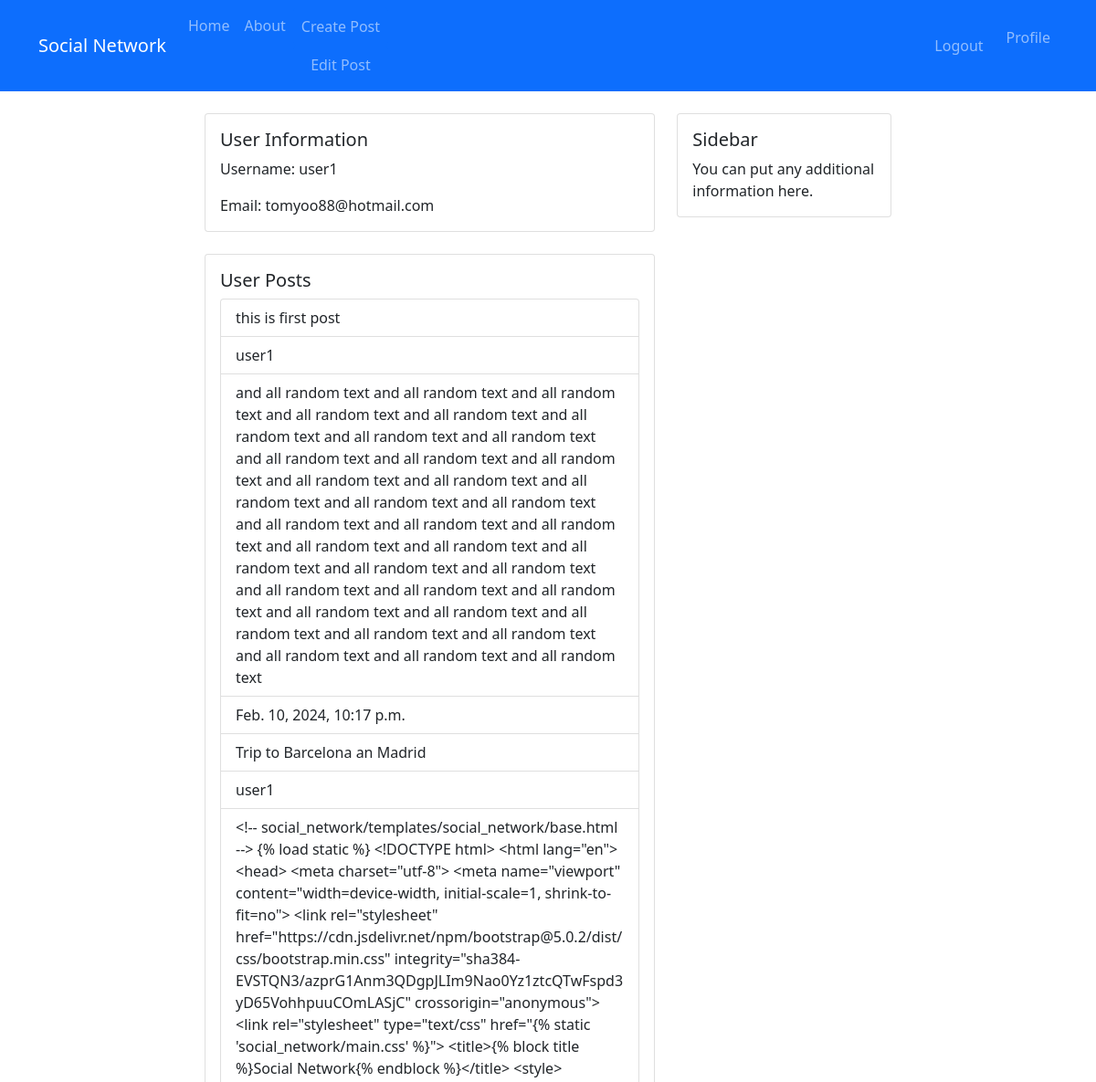
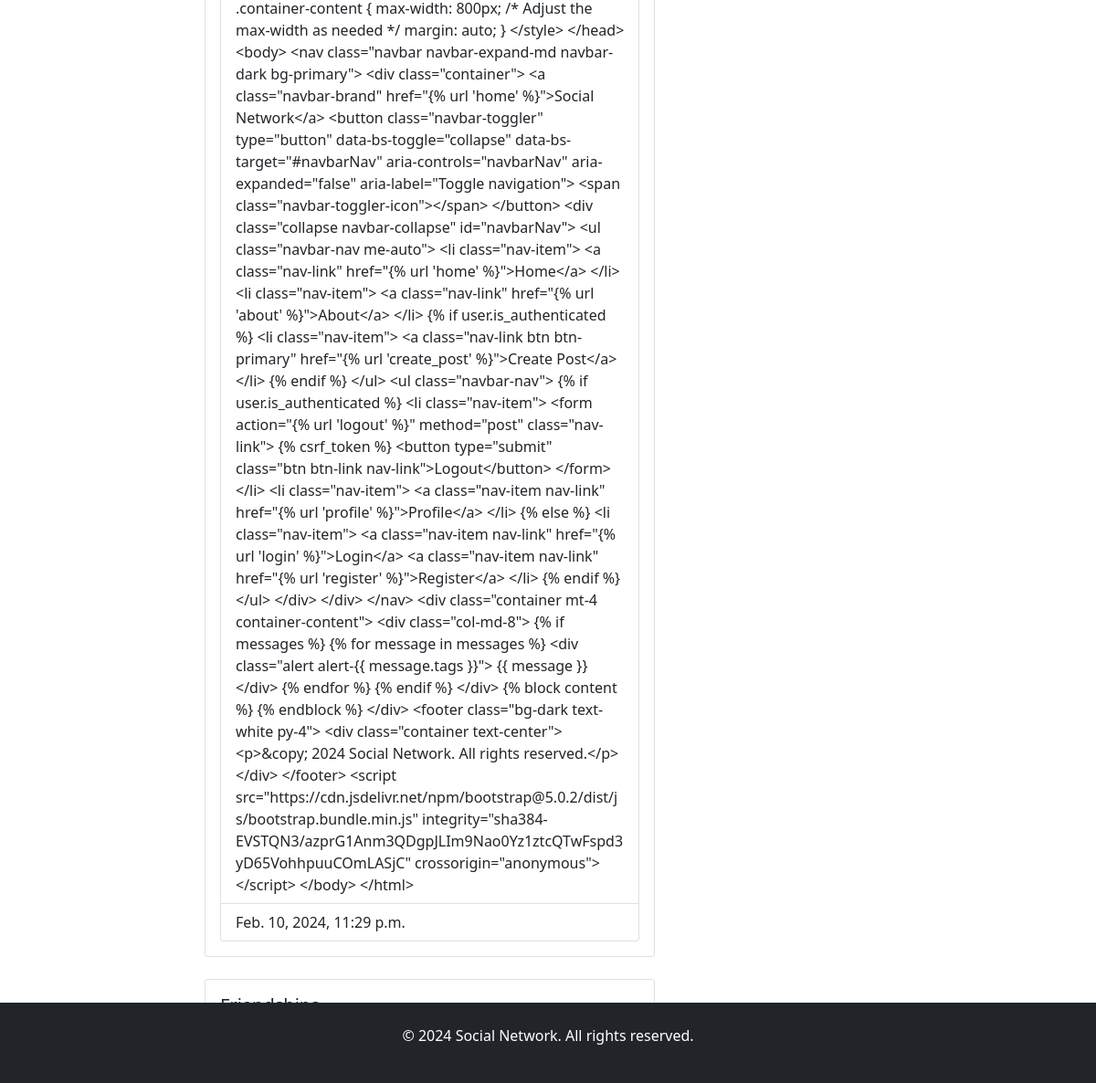
Screenshot of /profile/ (signed in) with the database file from the repository (2 pictures, top to bottom).
### social_network/models.py (models this page shows)
class Post(models.Model):
    STATUS_CHOICES = [
        ('draft', 'Draft'),
        ('published', 'Published'),
        ('archived', 'Archived'),
    ]
    author = models.ForeignKey(User, on_delete=models.CASCADE, related_name='posts')
    title = models.CharField(max_length=100)
    content = models.TextField()
    image = models.URLField(blank=True)
    status = models.CharField(max_length=20, choices=STATUS_CHOICES, default='draft')
    created_at = models.DateTimeField(auto_now_add=True)
    updated_at = models.DateTimeField(auto_now=True)

### users/views.py (the view)
# urls.py: path('profile/', user_views.profile, name='profile'),
@login_required
def profile(request):
    return render(request, 'users/profile.html')

### users/templates/users/profile.html (shortened to what this page needs)
{% extends "social_network/base.html" %}
{% load crispy_forms_tags %}
{% block content %}
<div class="container mt-4">
    <div class="row">
        <div class="col-md-8">
            <div class="card mb-4">
                <div class="card-body">
                    <h5 class="card-title">User Information</h5>
                    <p class="card-text">Username: {{ user.username }}</p>
                    <p class="card-text">Email: {{ user.email }}</p>
                </div>
            </div>
            <div class="card mb-4">
                <div class="card-body">
                    <h5 class="card-title">User Posts</h5>
                    {% if user.posts.all %}
                        <ul class="list-group">
                            {% for post in user.posts.all %}
                                <li class="list-group-item">{{ post.title }}</li>
                                <li class="list-group-item">{{ post.author }}</li>
                                <li class="list-group-item">{{ post.content }}</li>
                                <li class="list-group-item">{{ post.created_at }}</li>
                            {% endfor %}
                        </ul>
                    {% else %}
                        <p class="card-text">No posts found.</p>
                    {% endif %}
                </div>
            </div>
            <div class="card mb-4">
                <div class="card-body">
                    <h5 class="card-title">Friendships</h5>
                    {% if user.friendships_initiated.all %}
                        <ul class="list-group">
                            {% for friendship in user.friendships_initiated.all %}
                                <li class="list-group-item">Friend: {{ friendship.friend.username }}</li>
                            {% endfor %}
                        </ul>
                    {% else %}
                        <p class="card-text">No friendships initiated.</p>
                    {% endif %}
                </div>
            </div>
        </div>
        <div class="col-md-4">
            <div class="card">
                <div class="card-body">
                    <h5 class="card-title">Sidebar</h5>
                    <p class="card-text">You can put any additional information here.</p>
                </div>
            </div>
        </div>
    </div>
</div>
{% endblock %}

### social_network/templates/social_network/base.html (shortened to what this page needs)
{% load static %}
<!DOCTYPE html>
<html lang="en">
<head>
    <link rel="stylesheet" href="https://cdn.jsdelivr.net/npm/bootstrap@5.0.2/dist/css/bootstrap.min.css">
    <link rel="stylesheet" type="text/css" href="{% static 'social_network/main.css' %}">
</head>
<body>
    <nav class="navbar navbar-expand-md navbar-dark bg-primary">
        <div class="container">
            <a class="navbar-brand" href="{% url 'home' %}">Social Network</a>
            <div class="collapse navbar-collapse" id="navbarNav">
                <ul class="navbar-nav me-auto">
                    <li class="nav-item">
                        <a class="nav-link" href="{% url 'home' %}">Home</a>
                    </li>
                    <li class="nav-item">
                        <a class="nav-link" href="{% url 'about' %}">About</a>
                    </li>
                    {% if user.is_authenticated %}
                    <li class="nav-item">
                        <a class="nav-link btn btn-primary" href="{% url 'create_post' %}">Create Post</a>
                        <a class="nav-link btn btn-primary" href="{% url 'create_post' %}">Edit Post</a>
                    </li>
                    {% endif %}
                </ul>
                <ul class="navbar-nav">
                    {% if user.is_authenticated %}
                    <li class="nav-item">
                        <form action="{% url 'logout' %}" method="post" class="nav-link">
                            <button type="submit" class="btn btn-link nav-link">Logout</button>
                        </form>
                    </li>
                    <li class="nav-item">
                        <a class="nav-item nav-link" href="{% url 'profile' %}">Profile</a>
                    </li>
                    {% else %}
                    <li class="nav-item">
                        <a class="nav-item nav-link" href="{% url 'login' %}">Login</a>
                        <a class="nav-item nav-link" href="{% url 'register' %}">Register</a>
                    </li>
                    {% endif %}
                </ul>
            </div>
        </div>
    </nav>
    <div class="container mt-4 container-content">
        {% block content %}
        {% endblock %}
    </div>
    <footer class="bg-dark text-white py-4">
        <div class="container text-center">
            <p>&copy; 2024 Social Network. All rights reserved.</p>
        </div>
    </footer>
</body>
</html>

### social_network/static/social_network/main.css (style rules this page uses)
footer { position: fixed; bottom: 0; width: 100%; background-color: #343a40; color: #ffffff; text-align: center; padding: 20px; }

### social_network/templates/social_network/base.html (style rules this page uses)
.container-content { max-width: 800px; margin: auto; }

### rows the page displays
Post: title "this is first post", author "user1", content "and all random text and all random text and all random text and all random text and all random text and all random text and all random text and all random text and all random text and all random text and all random text and all random text and all random text and all random text and all random text and all random text and all random text and all random text and all random text and all random text and all random text and all random text and all random text and all random text and all random text and all random text and all random text and all random text and all random text and all random text and all random text and all random text and all random text and all random text and all random text", created_at "Feb. 10, 2024, 10:17 p.m."
Post: title "Trip to Barcelona an Madrid", author "user1", content "<!-- social_network/templates/social_network/base.html --> {% load static %} <!DOCTYPE html> <html lang=\"en\"> <head> <meta charset=\"utf-8\"> <meta name=\"viewport\" content=\"width=device-width, initial-scale=1, shrink-to-fit=no\"> <link rel=\"stylesheet\" href=\"https://cdn.jsdelivr.net/npm/bootstrap@5.0.2/dist/css/bootstrap.min.css\" integrity=\"sha384-EVSTQN3/azprG1Anm3QDgpJLIm9Nao0Yz1ztcQTwFspd3yD65VohhpuuCOmLASjC\" crossorigin=\"anonymous\"> <link rel=\"stylesheet\" type=\"text/css\" href=\"{% static 'social_network/main.css' %}\"> <title>{% block title %}Social Network{% endblock %}</title> <style> .container-content { max-width: 800px; /* Adjust the max-width as needed */ margin: auto; } </style>…", created_at "Feb. 10, 2024, 11:29 p.m."

### other values shown
{{ user.username }} "user1"
{{ user.email }} "tomyoo88@hotmail.com"
